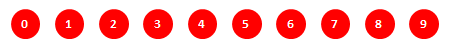
%> input picture priklady/2015/slovnik.bmp, 450 x 50 px
$ octave doAll.m   (GNU Octave 9; MATLAB toolbox functions it lacks are replaced by stand-ins)
%> lines starting %> are read from the running program, lines starting %| are printed output that depends on the picture; in (x1, y1, x2, y2) boxes, pixels count from 0 and x2, y2 are one past the last pixel; in counts of white or black regions, pixels touching at a corner belong together; the program's own positions count from 1
### priklady/2005/label.m
function [CS, ccounter] = label(ll,picflag)

%
% [CS ccounter] = label(ll,flag)
%
% Label segments using 4-connectivity
% ll .. input binary image (1's objects, 0's background)
% picflag .. if defined, also display the final labeled image
% CS .. output image with taged objects
% ccounter .. number of taged objects
%
% You can select individual objects by typing CS==i, where i=1,..,ccounter
%


% negative for compatibility reasons
ll = ~ll;
% working marix (may contain open segments)
OS = zeros(size(ll));
% final matrix
CS = zeros(size(ll));

w = size(ll,2);
h = size(ll,1);

% counter of close segments
ccounter = 1;

% scanline index
scanind = 1;

% first line
scanline = ll(:,scanind);
[seg c] = segment(scanline);
OS(:,scanind) = seg;

% counter of open segments
ocounter = c+1;

% main loop; do one column by one
for scanind = 2:w
   if rem(scanind,10)==0
      scanind;
   end


   [seg c] = segment(ll(:,scanind));
   % create or attache and/or join
   for i=1:c
      joints = (OS((seg == i) & OS(:,scanind-1),scanind-1));
      % no joints, new segment starts
      if isempty(joints)
         OS((seg==i),scanind) = ocounter;
         ocounter = ocounter + 1;
      else
         joints = simplify(joints);
         % attach current segment to the first neighbouring one
         OS((seg==i),scanind) = joints(1);
         % more neighbours? join them all
         for k = joints(2:end)
            OS(OS == k) = joints(1);
         end
      end
   end
end

% relabel segments so that each label in the interval 1..NO_OF_SEGMENTS is used
for i = 1:ocounter-1
   mask = find(OS == i);
   if ~isempty(mask)
      CS(mask) = ccounter;
      ccounter = ccounter + 1;
   end
end

ccounter = ccounter-1;

if exist('picflag')
    figure; colormap(gray);
    imagesc(CS~=0);
    axis image;
    for i=1:ccounter
        [k l] = find(CS==i);
        text(min(l),min(k),num2str(i),'Color','r');
    end
end

% segment one image line
function [o, s] = segment(sl)

o = zeros(length(sl),1);;
d = conv([1; sl; 1],[-1; 1]);
d = d(2:end-1);
l = find(d == 1);
r = find(d == -1);
%r = r-1;
s = 0;
for i=[l r-1]'
   s= s+1;
   o(i(1):i(2)) = s;
end

% remove multiple occurences of the same number
% [5 lines left out: function simplify, not called in this run]

### priklady/2015/doAll.m
slovnik = imread('slovnik.bmp');
%> slovnik is the input picture: size 50x450x3 uint8; mean R, G, B 255, 179.3, 179.3
slovnik = im2double(slovnik);
%> slovnik: size 50x450x3 double
%imshow(slovnik);

slovnik = (slovnik(:,:,1) == 1 & slovnik(:,:,2) == 0 & slovnik(:,:,3) == 0);
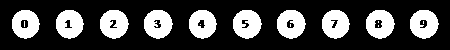
%> slovnik: size 50x450 logical; 27% white; 16 white regions (6 under 20 px), largest, box (x1, y1, x2, y2) and area: (100, 10, 129, 39) 621, (233, 10, 262, 39) 621, (144, 10, 173, 39) 619
slovnik_c = imopen(slovnik, ones(2,2));
%> slovnik_c: size 50x450 logical; 26.9% white; 10 white regions, largest, box (x1, y1, x2, y2) and area: (233, 10, 262, 39) 621, (100, 10, 129, 39) 619, (144, 10, 173, 39) 615

[CS, N] = label(slovnik_c);
%> in label, `scanline = ll(:,scanind);`: scanline = 50 logical values, 50 true
%> in segment, `d = conv([1; sl; 1],[-1; 1]);`: d = 53 values from -1 to 1
%> in segment, `d = d(2:end-1);`: d = 51 values from 0 to 0
%> in segment, `l = find(d == 1);`: l = []
%> after the loop in segment, `for i=[l r-1]'`: o = 50 values from 0 to 0; s = 0
%> in label, `[seg c] = segment(scanline);`: seg = 50 values from 0 to 0; c = 0
%> in label, `OS(:,scanind) = seg;`: OS: size 50x450 double; every value is 0
%> in label, `ocounter = c+1;`: ocounter = 1
%> the loop in label, `for scanind = 2:w` made 449 passes
%> (l in segment, r in segment, c) on passes 12 to 14: (20, 30, 1), (18, 32, 1), (16, 34, 1)
%> after the loop in label, `for scanind = 2:w`:
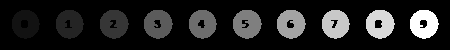
%> OS: size 50x450 double; min 0, max 14, mean 1.89; drawn with min black and max white
%> after the loop in label, `for scanind = 2:w`: ocounter = 15
%> the loop in label, `for i = 1:ocounter-1` made 14 passes
%> after the loop in label, `for i = 1:ocounter-1`:
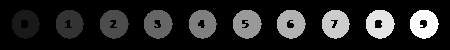
%> CS: size 50x450 double; min 0, max 10, mean 1.48; drawn with min black and max white
%> in label, `ccounter = ccounter-1;`: ccounter = 10
%> N = 10

%imshow(CS==3);

M = {};

for i=1:N
  m = CS == i;
  [r,c] = find(m);
  M{i} = slovnik(min(r):max(r), min(c):max(c));
  M{i} = M{i}(10:20,10:20) == 0;
  [r,c] = find(M{i});
  M{i} = M{i}(min(r):max(r), min(c):max(c));
end
%> this loop made 10 passes
%> after the loop, M = 10 items

sneh = imread('snehulak.bmp');
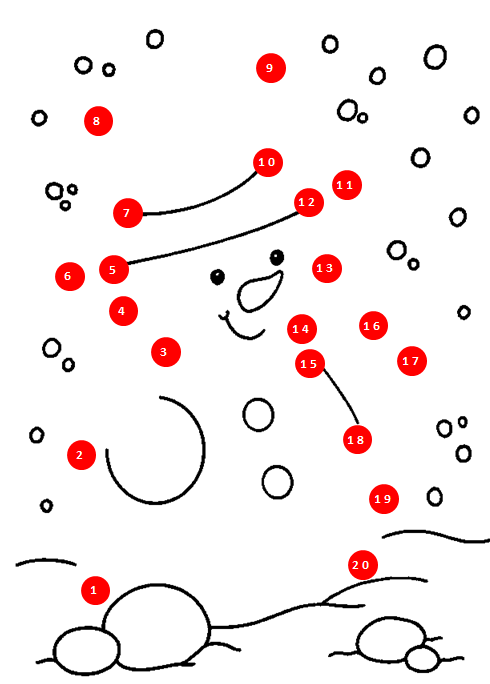
%> input picture priklady/2015/snehulak.bmp, 490 x 684 px
%> sneh is the input picture: size 684x490x3 uint8; mean R, G, B 246.3, 236.4, 236.4
sneh = im2double(sneh);
%> sneh: size 684x490x3 double
sneh = (sneh(:,:,1) == 1 & sneh(:,:,2) == 0 & sneh(:,:,3) == 0);
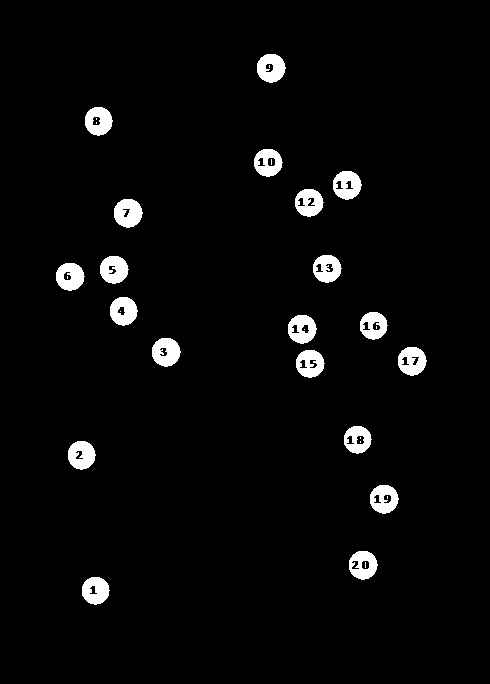
%> sneh: size 684x490 logical; 3.5% white; 32 white regions (12 under 20 px), largest, box (x1, y1, x2, y2) and area: (114, 199, 143, 228) 626, (152, 338, 181, 367) 619, (257, 54, 286, 83) 609
sneh_c = imclose(sneh, ones(6));
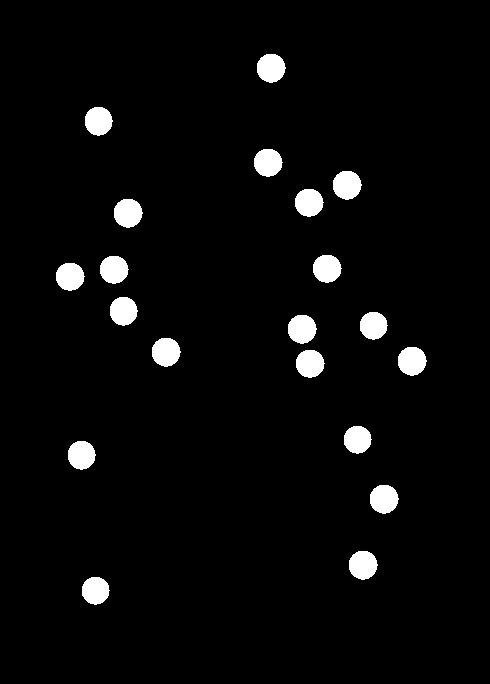
%> sneh_c: size 684x490 logical; 3.8% white; 20 white regions, largest, box (x1, y1, x2, y2) and area: (257, 54, 286, 83) 653, (333, 171, 362, 200) 653, (114, 199, 143, 228) 653

numbers = (sneh-sneh_c)<0;
%> numbers: size 684x490 logical; 0.32% white in thin lines or dots, all inside (x1, y1, x2, y2) = (64, 64, 419, 594)

%imshow(normxcorr2(numbers, M{1}) > 0.05);

% YESSS!!!!
imshow(imopen(numbers, M{3})+imopen(numbers, M{2}));
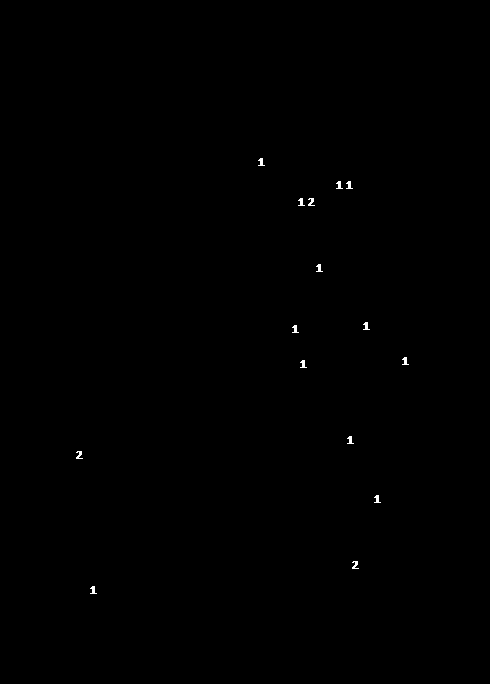
%> displayed picture: size 684x490, on the screen's scale of 0 to 255; 0.14% white; 15 white regions, largest, box (x1, y1, x2, y2) and area: (308, 198, 315, 206) 32, (76, 451, 83, 459) 32, (352, 561, 359, 569) 32

for i = 1:10

end
